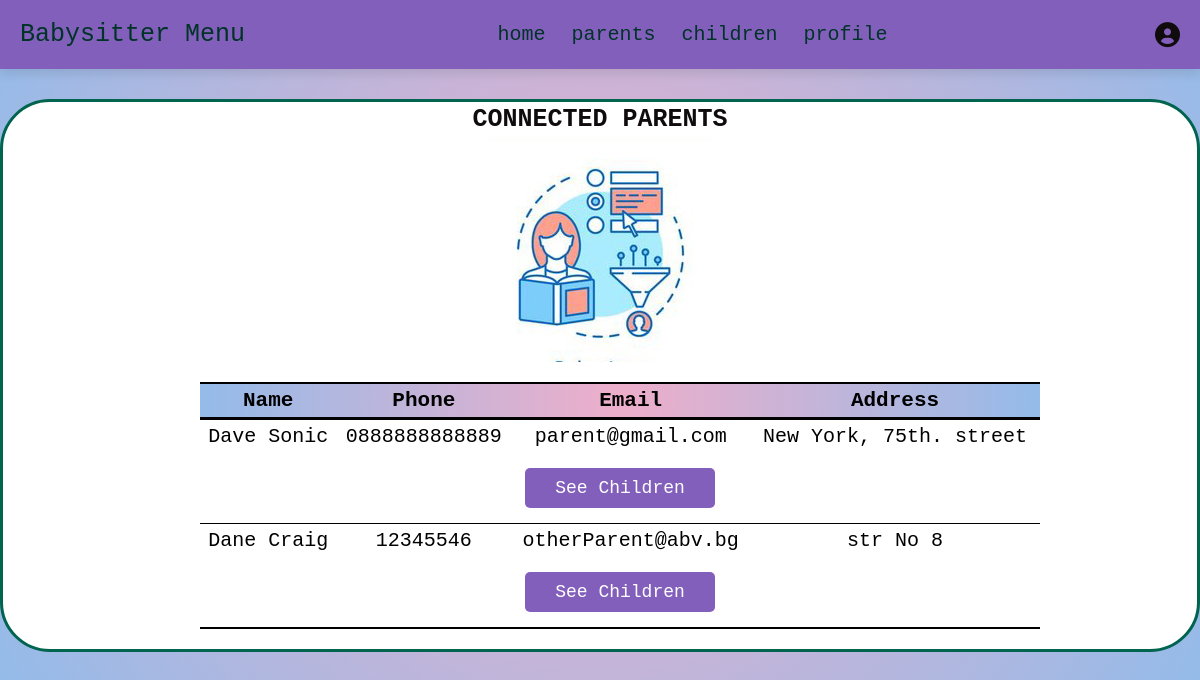
The page /php/babysitter/parents.php (signed in) on the database its author committed.
### tables this page shows
CREATE TABLE `users` (
  `id` varchar(100) NOT NULL,
  `fullname` varchar(100) NOT NULL,
  `address` varchar(100) NOT NULL,
  `phone` varchar(100) NOT NULL,
  `name` varchar(100) NOT NULL,
  `email` varchar(100) NOT NULL,
  `password` varchar(100) NOT NULL,
  `user_type` varchar(20) NOT NULL
);

### php/babysitter/parents.php (the view, shortened to what this page needs)
<?php
include '../common/config.php';
$user_id = $_SESSION['babysitter_id'];
?>
<!DOCTYPE html>
<html lang="en">
<head>
    <link rel="stylesheet" href="https://cdnjs.cloudflare.com/ajax/libs/font-awesome/6.0.0/css/all.min.css">
    <link rel="stylesheet" href="../../css/style.css">
</head>
<body>
    <?php include 'babysitter_header.php'; ?>
    <section class="babysitters">
        <div class="content">
            <div class="menu-element">
                <h3>
                    Connected Parents
                </h3>
                <img class="image" src="../../assets/icons/babysitter.jpg" alt="">
                <div class="suggested_babysitters">
                    <table class="data-table">
                        <thead>
                            <tr>
                                <th>Name</th>
                                <th>Phone</th>
                                <th>Email</th>
                                <th>Address</th>
                            </tr>
                        </thead>
                        <?php
                        $select_connections = mysqli_query($conn, "SELECT * FROM `children` WHERE babysitterId = '$user_id'") or die('query failed');
                        $parentIds = array();
                        while ($fetch_connections = mysqli_fetch_assoc($select_connections)) {
                            array_push($parentIds, $fetch_connections['parentId']);
                        }
                        $clients = array_unique($parentIds);
                        foreach ($clients as $parentId) {
                            $select_parents = mysqli_query($conn, "SELECT * FROM `users` WHERE id = '$parentId'") or die('query failed');
                            if (mysqli_num_rows($select_parents) > 0) {
                                while ($fetch_parents = mysqli_fetch_assoc($select_parents)) {
                                    ?>
                                    <tbody>
                                        <tr class="suggested-babysitter">
                                            <td><?php echo $fetch_parents['fullname']; ?></td>
                                            <td>
                                                <?php echo $fetch_parents['phone']; ?>
                                            </td>
                                            <td>
                                                <?php echo $fetch_parents['email']; ?>
                                            </td>
                                            <td>
                                                <?php echo $fetch_parents['address']; ?>
                                            </td>
                                        </tr>
                                        <tr class="suggested-babysitter-selec">
                                            <td colspan="4">
                                                <form action="" method="post">
                                                    <input type="submit" name="select_parent" value="See children"
                                                        class="option-btn">
                                                </form>
                                            </td>
                                        </tr>
                                    </tbody>
                            </div>
                            <?php
                                }
                            } else {
                                echo '<p>There are no connected parents yet!</p>';
                            }
                        }
                        ?>
            </div>
    </section>
</body>
</html>

### css/style.css (style rules this page uses)
:root { --dark-green: #013328; --light-green: #01644f; --red: #c0392b; --black: #100c0d; --purple: #835fbc; --dark-bg: #888870; --light-bg: #f3d4ff; --border: .1rem solid var(--black); --box-shadow: 0 .5rem 1rem rgba(0, 0, 0, .1); }
* { font-family: 'Century Gothic', monospace; margin: 0; padding: 0; box-sizing: border-box; outline: none; border: none; text-decoration: none; transition: all .2s linear; }
* { scrollbar-width: thin; scrollbar-color: #795fbc #eeaeca; }
html { background-color: #ffd5af; background: rgb(238, 174, 202); background: radial-gradient(circle, rgba(238, 174, 202, 1) 0%, rgba(148, 187, 233, 1) 100%); font-size: 62.5%; overflow-x: hidden; }
section { padding: 3rem 2rem; }
.btn, .option-btn, .delete-btn, .white-btn { display: inline-block; margin: 1rem; padding: 1rem 3rem; cursor: pointer; color: white; font-size: 1.8rem; border-radius: .5rem; text-transform: capitalize; }
.option-btn { background-color: var(--purple); }
.home, .children, .babysitters { position: relative; min-height: 70vh; background-size: cover; background-position: center; display: flex; align-items: center; justify-content: center; }
.children .content h3, .babysitters .content h3 { margin: 0.3rem; font-size: 2.5rem; color: var(--black); text-transform: uppercase; }
.babysitters .content { position: relative; text-align: center; grid-template-rows: flex; flex-direction: column; align-items: center; justify-content: center; }
.babysitters .content .menu-element { position: relative; width: 120rem; display: flex; flex-direction: column; align-items: center; justify-content: center; border: #01644f; border-style: solid; border-radius: 5rem; background-color: white; z-index: 0; }
table.data-table { min-width: 800px; font-size: 2rem; margin: 2rem; border: 2px solid #000000; border-left: 0; border-right: 0; width: 100%; text-align: center; border-collapse: collapse; }
table.data-table td, table.data-table th { border: 1px solid #000000; border-left: 0; border-right: 0; padding: 5px 4px; }
table.data-table thead { background-color: #ffd5af; background: rgb(238, 174, 202); background: radial-gradient(circle, rgba(238, 174, 202, 1) 0%, rgba(148, 187, 233, 1) 100%); border-bottom: 3px solid #000000; }
table.data-table thead th { font-size: 2.1rem; font-weight: bold; color: #000000; text-align: center; }
tr.suggested-babysitter td { border-bottom: 0; }
tr.suggested-babysitter-selec td { border-top: 0; }

### rows shown on the page
users: fullname "Dave Sonic", phone "0888888888889", email "parent@gmail.com", address "New York, 75th. street"
users: fullname "Dane Craig", phone "12345546", email "otherParent@abv.bg", address "str No 8"
